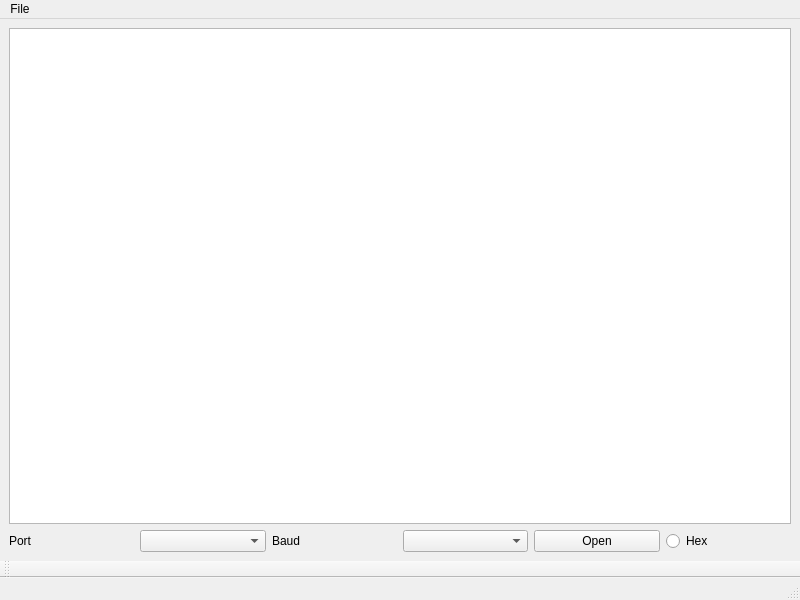
<?xml version="1.0" encoding="UTF-8"?>
<ui version="4.0">
 <class>MainWindow</class>
 <widget class="QMainWindow" name="MainWindow">
  <property name="geometry">
   <rect>
    <x>0</x>
    <y>0</y>
    <width>800</width>
    <height>600</height>
   </rect>
  </property>
  <property name="windowTitle">
   <string>MainWindow</string>
  </property>
  <widget class="QWidget" name="centralwidget">
   <layout class="QVBoxLayout" name="verticalLayout">
    <item>
     <widget class="QTextEdit" name="textEdit"/>
    </item>
    <item>
     <layout class="QHBoxLayout" name="horizontalLayout">
      <item>
       <widget class="QLabel" name="label">
        <property name="sizePolicy">
         <sizepolicy hsizetype="Minimum" vsizetype="Minimum">
          <horstretch>0</horstretch>
          <verstretch>0</verstretch>
         </sizepolicy>
        </property>
        <property name="text">
         <string>Port</string>
        </property>
       </widget>
      </item>
      <item>
       <widget class="QComboBox" name="comboBox_port"/>
      </item>
      <item>
       <widget class="QLabel" name="label_2">
        <property name="sizePolicy">
         <sizepolicy hsizetype="Minimum" vsizetype="Minimum">
          <horstretch>0</horstretch>
          <verstretch>0</verstretch>
         </sizepolicy>
        </property>
        <property name="text">
         <string>Baud</string>
        </property>
       </widget>
      </item>
      <item>
       <widget class="QComboBox" name="comboBox_baud"/>
      </item>
      <item>
       <widget class="QPushButton" name="btn_openclose">
        <property name="text">
         <string>Open</string>
        </property>
       </widget>
      </item>
      <item>
       <widget class="QRadioButton" name="radioButton">
        <property name="text">
         <string>Hex</string>
        </property>
       </widget>
      </item>
     </layout>
    </item>
   </layout>
  </widget>
  <widget class="QMenuBar" name="menubar">
   <property name="geometry">
    <rect>
     <x>0</x>
     <y>0</y>
     <width>800</width>
     <height>21</height>
    </rect>
   </property>
   <widget class="QMenu" name="menuFile">
    <property name="title">
     <string>File</string>
    </property>
   </widget>
   <addaction name="menuFile"/>
  </widget>
  <widget class="QStatusBar" name="statusbar"/>
  <widget class="QToolBar" name="toolBar">
   <property name="windowTitle">
    <string>toolBar</string>
   </property>
   <attribute name="toolBarArea">
    <enum>BottomToolBarArea</enum>
   </attribute>
   <attribute name="toolBarBreak">
    <bool>false</bool>
   </attribute>
  </widget>
 </widget>
 <resources/>
 <connections/>
</ui>
